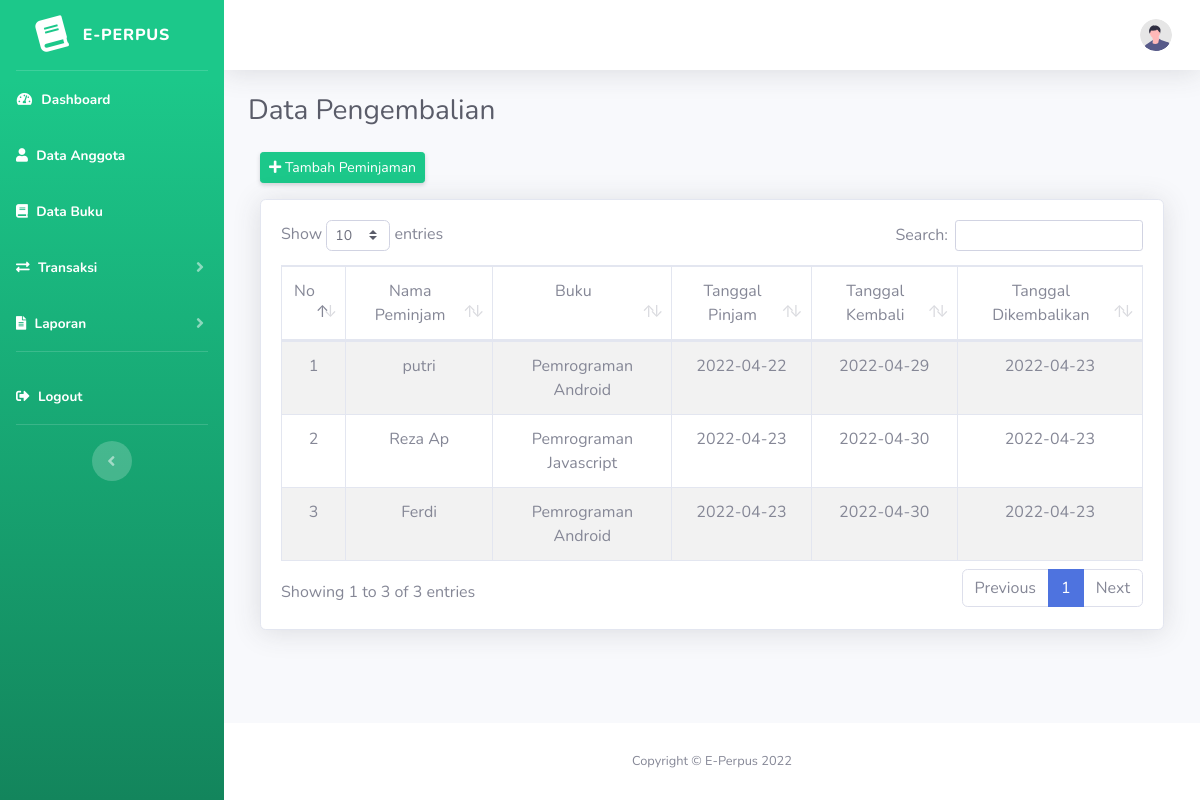
/index.php/pengembalian, run on an earlier commit of the app's database.
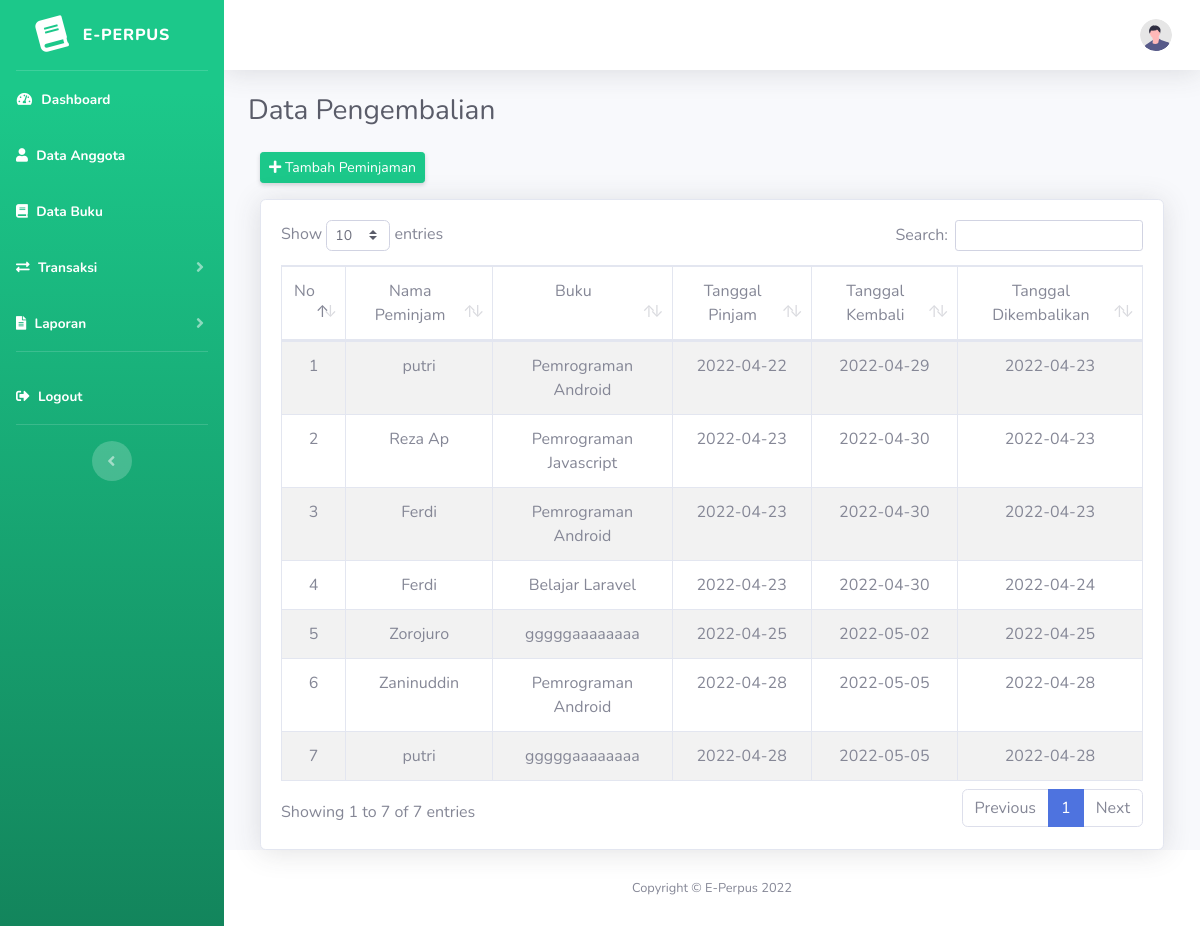
And on a later commit of the database.
### tables this page shows
CREATE TABLE `pengembalian` (
  `id_pengembalian` int(11) NOT NULL,
  `id_anggota` int(11) NOT NULL,
  `id_buku` int(11) NOT NULL,
  `tgl_pinjam` date NOT NULL,
  `tgl_kembali` date NOT NULL,
  `tgl_kembalikan` date NOT NULL
);

CREATE TABLE `anggota` (
  `id_anggota` int(11) NOT NULL,
  `nama_anggota` varchar(255) NOT NULL,
  `jenis_kelamin` varchar(20) NOT NULL,
  `alamat` text NOT NULL,
  `no_hp` varchar(15) NOT NULL
);

CREATE TABLE `buku` (
  `id_buku` int(11) NOT NULL,
  `pengarang` varchar(255) NOT NULL,
  `penerbit` varchar(255) NOT NULL,
  `judul_buku` varchar(50) NOT NULL,
  `tahun_terbit` int(11) NOT NULL,
  `jumlah` int(11) NOT NULL
);

### application/controllers/Pengembalian.php (called while the page is built, shortened)
<?php
class Pengembalian extends CI_Controller {
    public function index()
    {
        $isi['content'] = 'pengembalian/v_pengembalian';
        $isi['judul'] = 'Data Pengembalian';
        $this->load->model('m_pengembalian');
        $isi['data_pengembalian'] = $this->m_pengembalian->getAllData();
        $this->load->view('v_dashboard', $isi);
    }
}

### index.php (called while the page is built, shortened)
<?php
require_once BASEPATH.'core/CodeIgniter.php';

### application/models/m_pengembalian.php (called while the page is built)
<?php
class M_pengembalian extends CI_Model {
    public function getAllData()
    {
        $this->db->select('*');
        $this->db->from('pengembalian');
        $this->db->join('anggota', 'pengembalian.id_anggota = anggota.id_anggota');
        $this->db->join('buku', 'pengembalian.id_buku = buku.id_buku');
        return $this->db->get()->result();
    }
}

### application/views/pengembalian/v_pengembalian.php (the view, shortened to what this page needs)
<div class="container-fluid">
    <div class="row">
        <div class="col-md-12 mb-3">
            <a href="<?= base_url('Pengembalian/tambah_peminjaman'); ?>" class="btn btn-sm btn-success shadow-sm"><i class="fa fa-plus"></i> Tambah Peminjaman</a>
        </div>
    </div>
    <div class="card shadow">
        <div class="card-body">
            <div class="table-responsive">
                <table class="table table-bordered table-striped text-center" id="dataTable" width="100%" cellspacing="0">
                    <thead>
                        <tr>
                            <td>No</td>
                            <td>Nama Peminjam</td>
                            <td>Buku</td>
                            <td>Tanggal Pinjam</td>
                            <td>Tanggal Kembali</td>
                            <td>Tanggal Dikembalikan</td>
                        </tr>
                    </thead>
                    <tbody>
                        <?php
                            $no = 1;
                            foreach ( $data_pengembalian AS $row ) {?>
                                <tr>
                                    <td><?= $no++; ?></td>
                                    <td><?= $row->nama_anggota; ?></td>
                                    <td><?= $row->judul_buku; ?></td>
                                    <td><?= $row->tgl_pinjam; ?></td>
                                    <td><?= $row->tgl_kembali; ?></td>
                                    <td><?= $row->tgl_kembalikan; ?></td>
                                </tr>
                            <?php }
                        ?>
                    </tbody>
                </table>
            </div>
        </div>
    </div>
</div>

What changed in the data, as far as the page shows it:
added pengembalian: id_anggota.nama_anggota "Ferdi", id_buku.judul_buku "Belajar Laravel", tgl_pinjam "2022-04-23", tgl_kembali "2022-04-30", tgl_kembalikan "2022-04-24"
added pengembalian: id_anggota.nama_anggota "Zorojuro", id_buku.judul_buku "gggggaaaaaaaa", tgl_pinjam "2022-04-25", tgl_kembali "2022-05-02", tgl_kembalikan "2022-04-25"
added pengembalian: id_anggota.nama_anggota "Zaninuddin", id_buku.judul_buku "Pemrograman Android", tgl_pinjam "2022-04-28", tgl_kembali "2022-05-05", tgl_kembalikan "2022-04-28"
added pengembalian: id_anggota.nama_anggota "putri", id_buku.judul_buku "gggggaaaaaaaa", tgl_pinjam "2022-04-28", tgl_kembali "2022-05-05", tgl_kembalikan "2022-04-28"
Also different on the page:
text written by a page script: "Show entries Search: Showing 1 to 3 of 3 entries Previous 1 Next" → "Show entries Search: Showing 1 to 7 of 7 entries Previous 1 Next"
